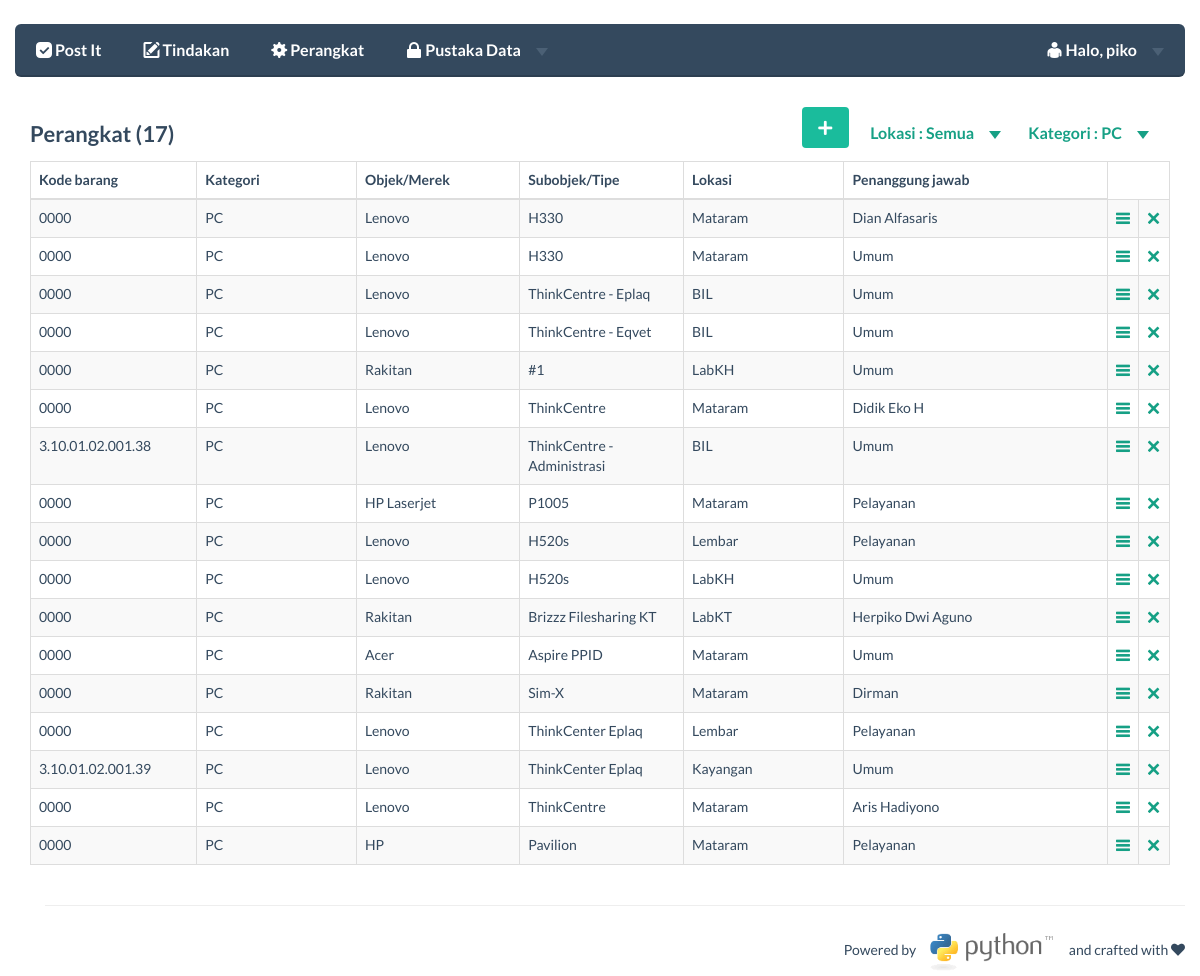
Before: /main/perangkat/?lokasi=Semua&kathw=PC (signed in) with the older database file.
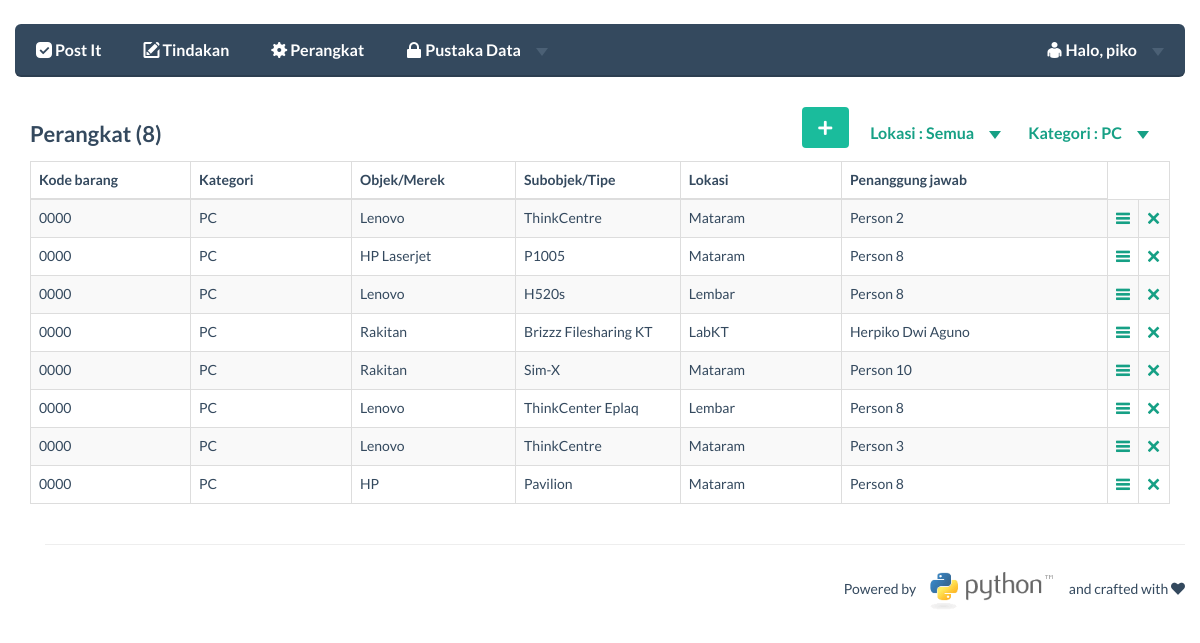
After: the same page with the newer database file.
### main/models.py (models this page shows)
class Hardware(models.Model):
	noid_hw = models.AutoField(primary_key=True)
	kodebrg = models.CharField(max_length=50)
	merek = models.CharField(max_length=50)
	tipe = models.CharField(max_length=50)
	kathw = models.ForeignKey(Kathw)
	username = models.ForeignKey(User)
	lokasi = models.ForeignKey(Lokasi)
	tahun = models.IntegerField()
	keterangan = models.CharField(max_length=500)
	time_create = models.CharField(max_length=50)

class Kathw(models.Model):
	kathw = models.CharField(max_length=20,primary_key=True)

class Lokasi(models.Model):
	lokasi = models.CharField(max_length=50,primary_key=True)

### main/views.py (the view, shortened to what this page needs)
def perangkat(request):
    if request.user.is_authenticated():
        context = RequestContext(request)
        if request.method == 'POST':
            kodebrg = request.POST['kodebrg']
            merek = request.POST['merek']
            tipe = request.POST['tipe']
            lokasi = request.POST['lokasi']
            tahun = request.POST['tahun']
            kathw = request.POST['kathw']
            username = request.POST['username']
            keterangan = request.POST['keterangan']
            if tahun=='':
                tahun='0000'
            if kodebrg=='':
                kodebrg='0000'
            from main.models import Hardware, User, Tindakan, Lokasi, Kathw
            lokasi=Lokasi.objects.get(lokasi=lokasi)
            kathw=Kathw.objects.get(kathw=kathw)
            username=User.objects.get(username=username)
            import time
            time_create = time.time()
            Hardware.objects.get_or_create(kodebrg=kodebrg,merek=merek,tipe=tipe,lokasi=lokasi, kathw=kathw, username=username, tahun=tahun, keterangan=keterangan, time_create=time_create)
            return HttpResponseRedirect("/main/perangkat/")
        else:
            context = RequestContext(request)
            from main.models import Hardware, User, Tindakan, Lokasi, Kathw
            if bool(request.GET):
                kathw = request.GET['kathw']
                lokasi = request.GET['lokasi']
                perangkat_list = Hardware.objects.filter(kathw=kathw).filter(lokasi=lokasi).order_by('kathw')
                if kathw=='Semua':
                    perangkat_list = Hardware.objects.filter(lokasi=lokasi).order_by('kathw')
                if lokasi=='Semua':
                    perangkat_list = Hardware.objects.filter(kathw=kathw).order_by('kathw')
                if kathw=='Semua' and lokasi=='Semua':
                    perangkat_list = Hardware.objects.order_by('kathw')
                kathw_list = Kathw.objects.all()
                lokasi_list = Lokasi.objects.all()
                user_list = User.objects.all()
                banyak = len(perangkat_list)
                current_user = request.user.get_username()
                context_dict = {'perangkat_list':perangkat_list,'kathw_list':kathw_list, 'lokasi_list':lokasi_list,'user_list':user_list,'current_user':current_user,'lokasi':lokasi,'kathw':kathw, 'banyak':banyak}
                return render_to_response('main/perangkat.html', context_dict, context)
    else :
        return HttpResponseRedirect("/main/login")

### templates/main/perangkat.html (shortened to what this page needs)
<!DOCTYPE html>
{% extends 'main/base.html' %}
{% load static %}
	{% block button_block %}
	<h4 class="pull-left">Perangkat ({{ banyak }})</h4>
	{% if lokasi not in 'Semua' or kathw not in 'Semua' %}
	<div class="pull-right" >
			              <ul class="nav navbar-nav navbar-right">
			                 <li class="dropdown">
			                  <a id="filter_kategori" href="#" class="dropdown-toggle" data-toggle="dropdown">Kategori : {{ kathw }} <b class="caret"></b></a>
			              </ul>
			              <ul class="nav navbar-nav navbar-right">
			                 <li class="dropdown">
			                  <a href="#" class="dropdown-toggle" data-toggle="dropdown">Lokasi : {{ lokasi }} <b class="caret"></b></a>
			              </ul>
			</div>
	{% endif %}
	<div class="pull-right">
			<a class="btn btn-primary" href="#perangkat_modal" data-toggle="modal"><span class="fui-plus"></span></a>
		</div><br><br>
	{% endblock %}
	{% block body_block %}
		<table width="100%" class="table table-striped table-hover table-bordered">
			<thead>
			<tr>
				<td width="15%"><strong>Kode barang</strong></td>
				<td width="15%"><strong>Kategori</strong></td>
				<td width="15%"><strong>Objek/Merek</strong></td>
				<td width="15%"><strong>Subobjek/Tipe</strong></td>
				<td width="15%"><strong>Lokasi</strong></td>
				<td width="25%"><strong>Penanggung jawab</strong></td>
			</tr>
			</thead>
				{% for perangkat in perangkat_list %}
					<tr>
						<td>{{ perangkat.kodebrg }}</td>
						<td>{{ perangkat.kathw.kathw}}</td>
						<td>{{ perangkat.merek }}</td>
						<td>{{ perangkat.tipe }}</td>
						<td>{{ perangkat.lokasi.lokasi }}</td>
						<td>{{ perangkat.username.first_name }}</td>
						<td><a href="/main/perangkat_detail/?id={{ perangkat.noid_hw }}"><span class="fui-list"></span></a></td>
						<td><a href="/main/hapus_perangkat/?hapus={{ perangkat.noid_hw }}" onclick="return confirm_delete()"><span class="fui-cross"></span></a></td>
					</tr>
				{% endfor %}
		</table>
	{% endblock %}

### templates/main/base.html (shortened to what this page needs)
<!DOCTYPE html>
{% load static %}
<html>
    <head>
    <link href="{% static 'bootstrap/css/bootstrap.css' %}" rel="stylesheet">
    <link href="{% static 'css/flat-ui.css' %}" rel="stylesheet">
    <link href="{% static 'css/jquery-ui.css' %}" rel="stylesheet">
    <link href="{% static 'css/hint.css' %}" rel="stylesheet">
    <link href="{% static 'css/drag.css' %}" rel="stylesheet">
    <link href="{% static 'autocomplete/autocomplete-0.3.0.css' %}" rel="stylesheet">
    </head>
    <body>
    	<br>
 	<div class="container">
 		<div class="demo-row">
		 	<div class="row demo-row">
		          <nav class="navbar navbar-inverse navbar-embossed" role="navigation">
		            <div class="collapse navbar-collapse" id="navbar-collapse-01">
		              <ul class="nav navbar-nav navbar-left">
		              	{% if not user.is_authenticated %}
		              	<li><a href="#">The IT Crowd (beta)</a></li>
		                {% else %}
		                <li><a href="/main"><span class="fui-checkbox-checked"></span> Post It</a></li>
		                <li><a href="/main/tindakan"><span class="fui-new"></span> Tindakan</a></li>
		                <li><a href="/main/perangkat"><span class="fui-gear"></span> Perangkat</a></li>
			               <ul class="nav navbar-nav navbar-left">
			                 <li class="dropdown">
			                  <a href="#" class="dropdown-toggle" data-toggle="dropdown"><span class="fui-lock"></span> Pustaka Data <b class="caret"></b></a>
			                </li>
			               </ul>
		                {% endif %}
		               </ul>
		               {% if user.is_authenticated %}
			               <ul class="nav navbar-nav navbar-right">
			                 <li class="dropdown">
			                  <a href="#" class="dropdown-toggle" data-toggle="dropdown"><span class="fui-user"></span> Halo, {{ current_user }} <b class="caret"></b></a>
			                </li>
			               </ul>
			            {% endif %}
		            </div>
		          </nav>
 		</div>
        <div>
        	{% block button_block %}{% endblock %}
            {% block body_block %}{% endblock %}
        </div>
    </div>
    <div class="container">
    	<hr>
		<div class="pull-right">
		Powered by <img src="{% static 'images/python-logo.gif' %}" width="150px">and crafted with <span class="fui-heart"></span>
		</div>
    </div>
    </body>
</html>

### static/css/drag.css (style rules this page uses)
html { overflow: -moz-scrollbars-vertical; overflow: scroll; }

Changed rows visible on the page:
removed Hardware: kodebrg "0000", kathw.kathw "PC", merek "Lenovo", tipe "H330", lokasi.lokasi "Mataram", username.first_name "Dian Alfasaris"
removed Hardware: kodebrg "0000", kathw.kathw "PC", merek "Lenovo", tipe "H330", lokasi.lokasi "Mataram", username.first_name "Umum"
removed Hardware: kodebrg "0000", kathw.kathw "PC", merek "Lenovo", tipe "ThinkCentre - Eplaq", lokasi.lokasi "BIL", username.first_name "Umum"
removed Hardware: kodebrg "0000", kathw.kathw "PC", merek "Lenovo", tipe "ThinkCentre - Eqvet", lokasi.lokasi "BIL", username.first_name "Umum"
removed Hardware: kodebrg "0000", kathw.kathw "PC", merek "Rakitan", tipe "#1", lokasi.lokasi "LabKH", username.first_name "Umum"
removed Hardware: kodebrg "3.10.01.02.001.38", kathw.kathw "PC", merek "Lenovo", tipe "ThinkCentre - Administrasi", lokasi.lokasi "BIL", username.first_name "Umum"
removed Hardware: kodebrg "0000", kathw.kathw "PC", merek "Lenovo", tipe "H520s", lokasi.lokasi "LabKH", username.first_name "Umum"
removed Hardware: kodebrg "0000", kathw.kathw "PC", merek "Acer", tipe "Aspire PPID", lokasi.lokasi "Mataram", username.first_name "Umum"
removed Hardware: kodebrg "3.10.01.02.001.39", kathw.kathw "PC", merek "Lenovo", tipe "ThinkCenter Eplaq", lokasi.lokasi "Kayangan", username.first_name "Umum"
changed through a linked row, Hardware: username.first_name "Didik Eko H" → "Person 2"
changed through a linked row, Hardware "HP Laserjet": username.first_name "Pelayanan" → "Person 8"
changed through a linked row, Hardware (number 3 of 8 on the later page): username.first_name "Pelayanan" → "Person 8"
changed through a linked row, Hardware "Sim-X": username.first_name "Dirman" → "Person 10"
changed through a linked row, Hardware "ThinkCenter Eplaq": username.first_name "Pelayanan" → "Person 8"
changed through a linked row, Hardware: username.first_name "Aris Hadiyono" → "Person 3"
changed through a linked row, Hardware "HP": username.first_name "Pelayanan" → "Person 8"
Other visible differences:
{{ banyak }}: "17" → "8"
